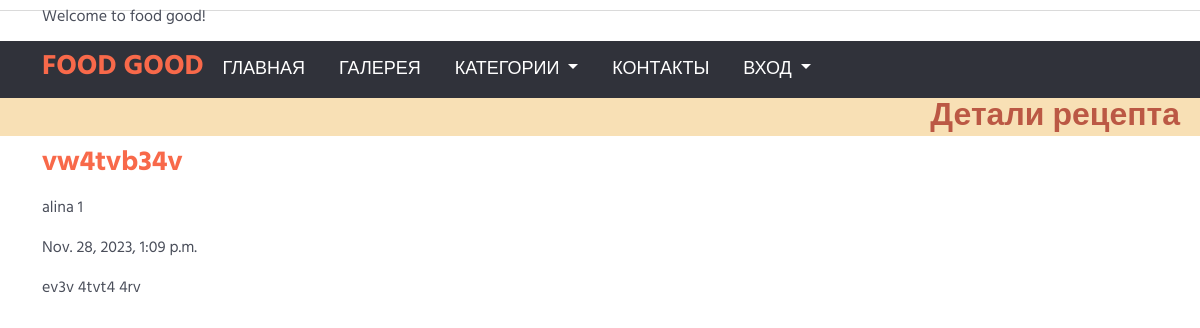
The app's page /about/1/, older data.
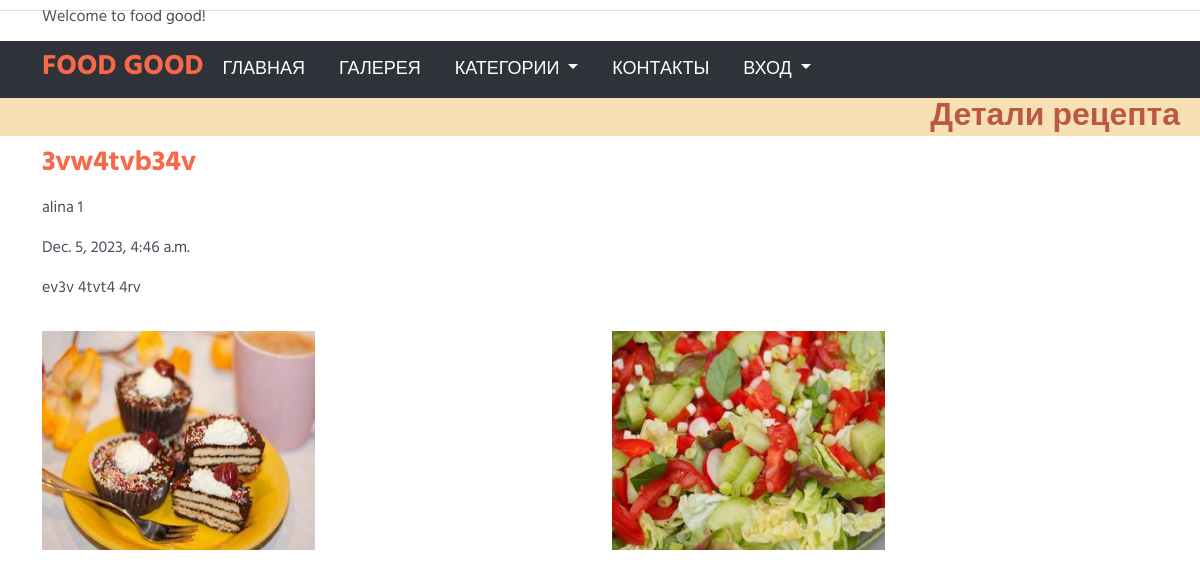
The same page, newer data.
### main/models.py (models this page shows, shortened)
class Recipe(Model):  # title, author, description, date, category, files, img
    stars_choices = (
        ("None", "Not answered"),
        ("1", "1"),
        ("2", "2"),
        ("3", "3"),
        ("4", "4"),
        ("5", "5"),
    )
    title = TextField("Название", max_length=250)
    author = ForeignKey(
        User, on_delete=models.CASCADE
    )  # удалит рецепт при удалении юзера
    description = TextField("Описание")
    date = DateTimeField("Дата публикации", auto_now=True, auto_created=True)
    category = ManyToManyField(to=Category, blank=True)
    stars = models.CharField(
        choices=stars_choices, max_length=20, default=stars_choices[0][0]
    )
    class Meta:
        verbose_name= 'Рецепт (Recipe)'
        verbose_name_plural='Рецепты'

class File(Model):
    recipe = ForeignKey(Recipe, on_delete=models.CASCADE, related_name="images")
    file = models.FileField(upload_to="import", blank=True, null=True)
    def image_tag(self):
        return mark_safe(f'<img height=30px src="{MEDIA_URL}%s" />' % (self.file))
    image_tag.short_description = 'Image'
    image_tag.allow_tags = True
    def __str__(self):
        return str(self.recipe.id)
    class Meta:
        verbose_name= 'Файл (File)'
        verbose_name_plural='Файлы'

### main/views.py (the view)
# urls.py: path("about/<int:id>/", views.details, name="details"),
def details(request, id):
    rec1 = Recipe.objects.filter(id=id).select_related('author').first()
    files = File.objects.filter(recipe=id)
    """SELECT * FROM "main_file"
    INNER JOIN "main_recipe" ON ("main_file"."recipe_id" = "main_recipe"."id")
    INNER JOIN "auth_user" ON ("main_recipe"."author_id" = "auth_user"."id")
    WHERE "main_file"."recipe_id" = '1'"""
    print("details files", files)
    context = {
        "title": "",
        "recipe": rec1,
        "files": files,
    }
    return render(request, "main/recipe.html", context)

### main/templates/main/recipe.html (shortened to what this page needs)
{% extends 'main/base.html' %}
{% load static %}
{% load tag_library %}
{% block body %}
<body>
    <div class="flex-row bg-color-light">
        <h2 class="text-header text-end">Детали рецепта</h2>
    </div>
    <div class="container">
        <div>
            <h3>{{recipe.title}}</h3>
            <p>{{recipe.author}} {{recipe.author.id}}</p>
            <p>{{recipe.date}}</p>
            <div class="pb-3">{{recipe.description}}</div>
        </div>
        <div class="row">
            {% for file in files %}
            <div class="col-md-6 col-sm-12 flexbox">
                <div class="product product-single w-100">
                    <div class="product-thumb h-100">
                        {% with prod_name='import/'|add:file.file %}
                        <img src="{{file.file.url}}" height="100%" alt="image">
                        {% endwith %}
                    </div>
                </div>
            </div>
            {% endfor %}
        </div>
    </div>
</body>
{% endblock %}

Row changes from the older to the newer data that the page shows:
changed Recipe "ev3v 4tvt4 4rv": title "vw4tvb34v" → "3vw4tvb34v"; date "Nov. 28, 2023, 1:09 p.m." → "Dec. 5, 2023, 4:46 a.m."
now on this page (row edited): File: file (picture)
now on this page (row edited): File: file (picture)
